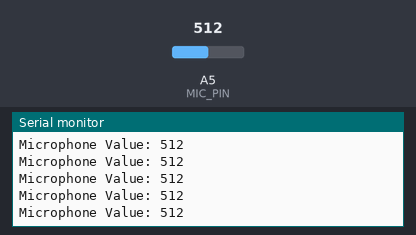
A sketch run on a simulated Arduino Uno, built with avr-gcc and run on an emulated ATmega328P. Parts: the last lines printed to the serial monitor. Inputs (shaded band) come from the test bench; at power-on: A5 (MIC_PIN) = 512.

Above: at 1.2 s.
1.3 s: A5 (MIC_PIN) set to 988
At 1.9 s:
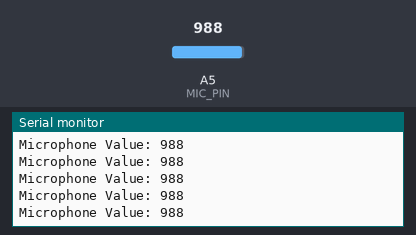
2.8 s: A5 (MIC_PIN) set to 1012
At 3.7 s:
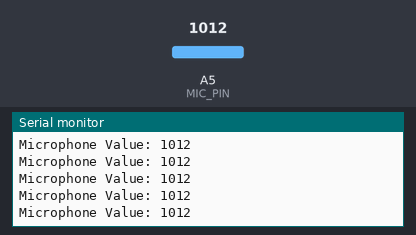
Timing chart, 0 to 5.8 s (numbered marks = the images above; inputs shaded):
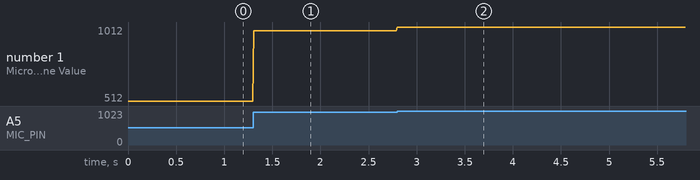

The sketch:

microphone.ino
```cpp
#define MIC_PIN 5  // GPIO 5 is connected to the microphone

void setup() {
  // Start serial communication for debugging
  Serial.begin(115200);
  while (!Serial);

  // Configure GPIO 5 as input for the microphone signal
  pinMode(MIC_PIN, INPUT);
}

void loop() {
  // Read the value from the microphone (analog reading)
  int micValue = analogRead(MIC_PIN);

  // Print the microphone reading to the Serial Monitor
  Serial.print("Microphone Value: ");
  Serial.println(micValue);

  // Wait a short time before reading again
  delay(10);  // Adjust the delay for the sampling rate (10ms)
}
```

Measured:
- after the input at 1.3 s, the serial monitor: prints a new line at once (image 1)
- after the input at 2.8 s, the serial monitor: prints a new line at once (image 2)
- plotted number 1: 512 → 988 after the input at 1.3 s, 988 → 1012 after the input at 2.8 s
